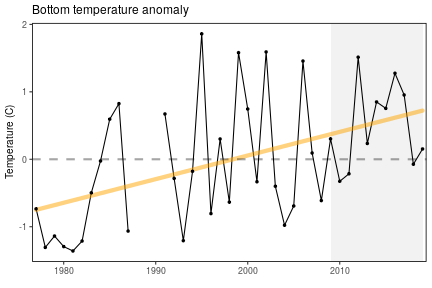

Write the R code that produced this figure.
library(here)

source(here('chunk-scripts/LTL.Rmd-setup.R'))
source(here('chunk-scripts/LTL.Rmd-GIS-setup.R'))
source(here('chunk-scripts/LTL.Rmd-MAB-bot-temp.R'))
        
ggsave('/share/github/iea-uploader/www/figures/[email redacted]/bottom_temp_MAB.png', width = 6, height = 4, dpi = 72)
